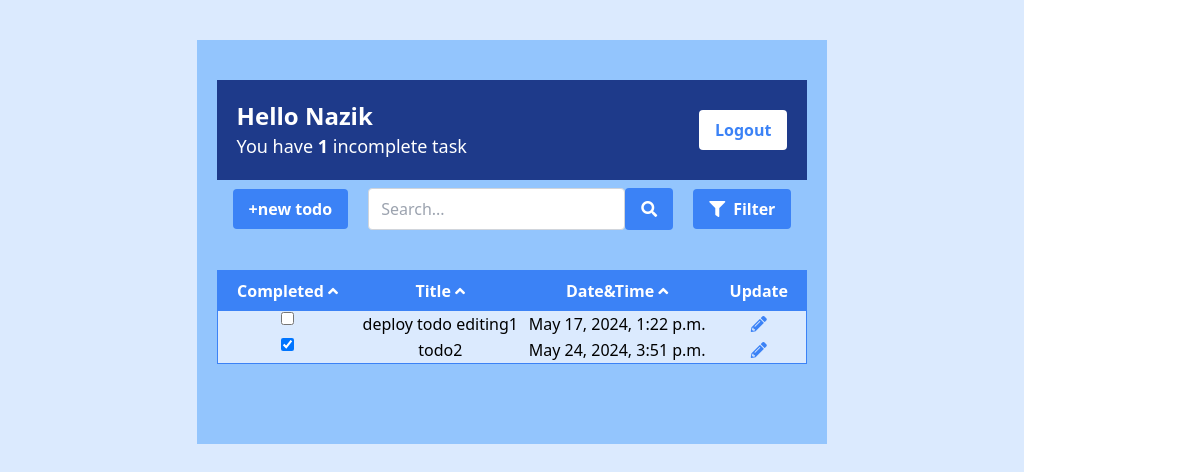
The app's page / (signed in), older data.
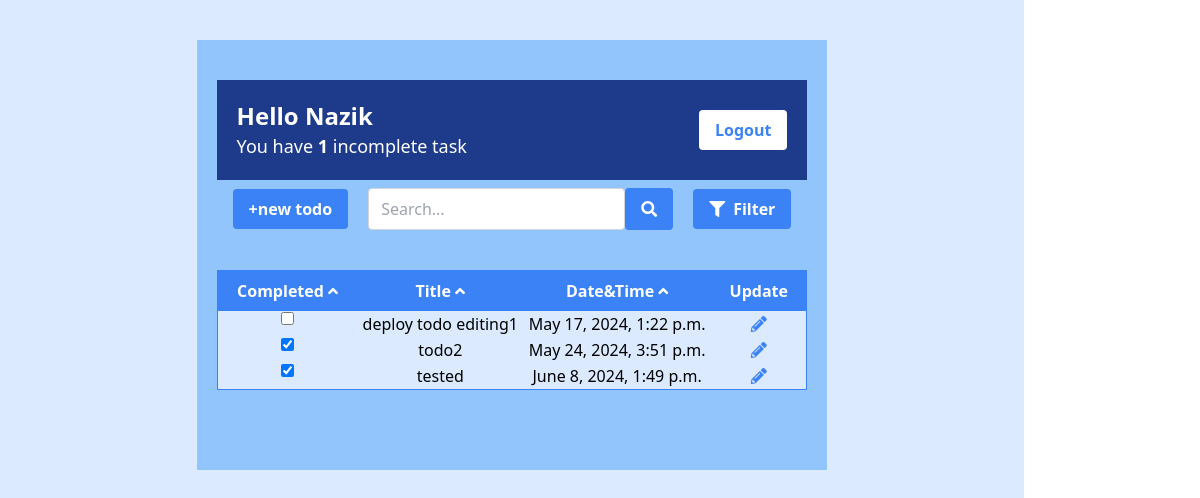
The same page, newer data.
### base/models.py (models this page shows, shortened)
class Todo(models.Model):
    user = models.ForeignKey(
        User, on_delete=models.CASCADE, null=True, blank=True)
    title = models.CharField(max_length=100)
    description = models.TextField(max_length=200, null=True, blank=True)
    complete = models.BooleanField(default=False)
    created = models.DateTimeField(auto_now_add=True)
    class Meta:
        ordering = ['complete']

### base/views.py (the view, shortened to what this page needs)
# urls.py: path('', TodoList.as_view(), name='todos'),
class TodoList(LoginRequiredMixin, ListView):
    model = Todo
    context_object_name = 'todos'
    def get_context_data(self, *, object_list=None, **kwargs):
        context = super().get_context_data(**kwargs)
        context['todos'] = context['todos'].filter(user=self.request.user)
        context['count'] = context['todos'].filter(complete=False).count
        search = self.request.GET.get('search') or ''
        search = search[1:]
        if search:
            context['todos'] = context['todos'].filter(title__icontains=search)
        filter = self.request.GET.get('filter') or ''
        sort = self.request.GET.get('sort') or ''
        if sort:
            context['todos'] = context['todos'].order_by(sort)
        if sort == '-complete':
            context['angle1'] = '1'
        else:
            context['angle1'] = '0'
        if sort == '-title':
            context['angle2'] = '1'
        else:
            context['angle2'] = '0'
        if sort == '-created':
            context['angle3'] = '1'
        else:
            context['angle3'] = '0'
        context['search1'] = search
        return context

### base/templatetags/urls_extra.py (called while the page is built)
@register.simple_tag
def relative_url(value, field_name, urlencode=None):
    url = '?{}={}'.format(field_name, value)
    if urlencode:
        querystring = urlencode.split('&')
        filtered_querystring = filter(lambda p: p.split('=')[0] != field_name, querystring)
        encoded_querystring = '&'.join(filtered_querystring)
        url = '{}&{}'.format(url, encoded_querystring)
    return url

### base/templates/base/todo_list.html (shortened to what this page needs)
{% extends 'base/main.html' %}
{% block content %}
{% load urls_extra %}
<div class="flex flex-col items-center min-h-screen bg-blue-100 py-10">
    <div class="items-center justify-center bg-blue-300 px-5 py-10">
    <div class="flex justify-between items-center bg-blue-900 text-white px-5 py-5">
        <div>
            <h1 class="text-2xl font-bold">Hello {{request.user|title}}</h1>
            <h3 class="text-lg">You have <b>{{count}} </b> incomplete task</h3>
        </div>
        {% if request.user.is_authenticated %}
        <form action="{% url 'logout' %}" method="post">
            <button class="bg-white text-blue-500 font-bold py-2 px-4 rounded hover:bg-blue-200" type="submit">Logout</button>
        </form>
        {% else %}
            <a href="{% url 'login' %}" class="bg-white text-blue-500 font-bold py-2 px-4 rounded hover:bg-blue-200">Login</a>
        {% endif %}
    </div>
    <div class="flex justify-end items-center mx-4 my-2">
        <a id="add-link" href="{% url 'create' %}" class="mr-5 bg-blue-500 text-white font-bold py-2 px-4 rounded hover:bg-blue-700">+new todo</a>
        {% if todos|length > 0 %}
                    <form class="flex" role="search" method="GET" action="" >
                        <input class="border border-gray-300 rounded py-2 px-3" type="text" placeholder="Search..." name="search" value="{{request.GET.search}}">
                        <button class="bg-blue-500 text-white font-bold py-2 px-4 rounded hover:bg-blue-700 mr-5" type="submit">
                            <i class="fa fa-search"></i>
                        </button>
                    </form>
                <div class="relative">
                    <button class="bg-blue-500 text-white font-bold py-2 px-4 rounded inline-flex items-center hover:bg-blue-700" type="button" data-dropdown-toggle="dropdown">
                        <i class="fa fa-filter mr-2" aria-hidden="true"></i>Filter
                    </button>
                </div>
    </div>
        <table class="my-10 w-full border border-blue-500 bg-blue-100 rounded">
            <thead>
                <tr class="bg-blue-500 text-white">
                    <th class="py-2 px-4">Completed
                        {% if angle1 == '0' %}
                            <a class="text-white hover:text-blue-200" href="{% relative_url '-complete' 'sort' request.GET.urlencode %}"><i class="fa fa-angle-up" aria-hidden="true"></i></a>
                        {% endif %}
                    </th>
                    <th class="py-2 px-4">Title
                        {% if angle2 == '0' %}
                            <a class="text-white hover:text-blue-200" href="{% relative_url '-title' 'sort' request.GET.urlencode %}"><i class="fa fa-angle-up" aria-hidden="true"></i></a>
                        {% endif %}
                    </th>
                    <th class="py-2 px-4">Date&Time
                        {% if angle3 == '0' %}
                            <a class="text-white hover:text-blue-200" href="{% relative_url '-created' 'sort' request.GET.urlencode %}"><i class="fa fa-angle-up" aria-hidden="true"></i></a>
                        {% endif %}
                    </th>
                    <th class="py-2 px-4">Update</th>
                </tr>
            </thead>
            <tbody>
                {% for todo in todos %}
                <tr>
                    <td class="flex items-center justify-center">
                        <input type="checkbox" class="form-checkbox" onclick="location.href='{% url 'toggle_finish' todo.id %}'" {% if todo.complete %} checked {% endif %}>
                    </td>
                    <td class="text-center">{{ todo.title }}</td>
                    <td class="text-center">{{ todo.created }}</td>
                    <td class="text-center">
                        {% if request.user.is_authenticated %}
                            <a href="{% url 'update' todo.id %}" class="text-blue-500 hover:text-blue-700">
                                <i class="fas fa-pencil-alt"></i>
                            </a>
                        {% endif %}
                    </td>
                </tr>
            {% endfor %}
            </tbody>
            </table>
            {% else %}
                no items"
                <br><br>
                <div>
                    <input class="bg-gray-200 hover:bg-gray-300 text-gray-800 font-bold py-2 px-4 rounded" type=button value="exit" onClick="javascript:history.go(-1);">
                </div>
            {% endif %}
            </div>
        </div>
    </div>
{% endblock content %}

### base/templates/base/main.html (shortened to what this page needs)
<!DOCTYPE html>
<html lang="en">
<head>
    <link rel="stylesheet" href="https://cdnjs.cloudflare.com/ajax/libs/font-awesome/4.7.0/css/font-awesome.min.css">
    <link rel="stylesheet" href="https://cdn.jsdelivr.net/npm/tailwindcss@2.2.19/dist/tailwind.min.css">
    <link rel="stylesheet" href="https://cdnjs.cloudflare.com/ajax/libs/font-awesome/5.15.3/css/all.min.css">
    <script src="https://cdn.tailwindcss.com"></script>
</head>
<body>
{% load i18n %}
<div class="container ">
    {% block content %}
    {% endblock content %}
</body>
</html>

Row changes from the older to the newer data that the page shows:
added Todo: complete "☑", title "tested", created "June 8, 2024, 1:49 p.m."
